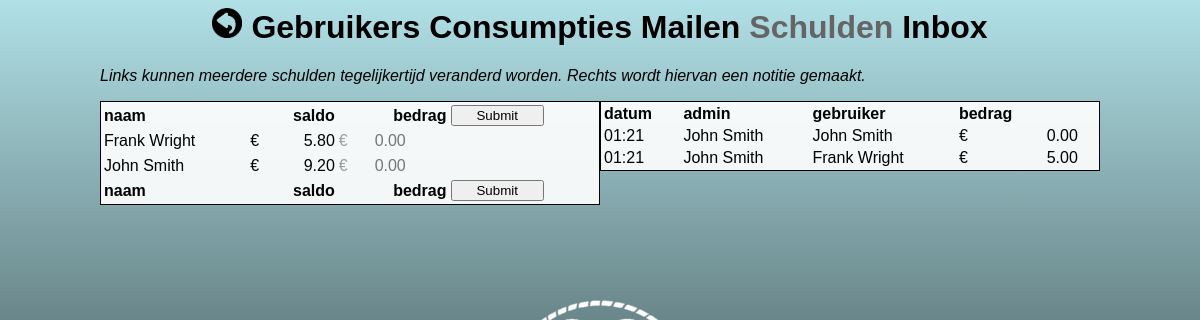
The app's page /StreepApp/debtList.php (signed in) with its own data.
### tables this page shows
CREATE TABLE `personalia` (
  `ID` int(255) NOT NULL,
  `name` char(255) NOT NULL,
  `email` varchar(255) NOT NULL,
  `password` varchar(128) NOT NULL DEFAULT 'qwerty123',
  `debt` float NOT NULL,
  `lastused` datetime NOT NULL,
  `isAdmin` tinyint(1) NOT NULL DEFAULT 0,
  `isActive` tinyint(1) NOT NULL DEFAULT 1
);

CREATE TABLE `logs` (
  `ID` int(11) NOT NULL,
  `type` varchar(63) NOT NULL,
  `date` datetime NOT NULL,
  `editor` varchar(127) NOT NULL,
  `subject` int(11) NOT NULL,
  `object` float NOT NULL
);

### StreepApp/lookup.php (called while the page is built, shortened)
<?php
function giveName($ID) {
    include 'connectDB.php';
	$result = mysqli_fetch_array(mysqli_query($conn, "SELECT name FROM personalia WHERE ID = '$ID'"));
	if(isset($result['name'])){
	    return $result['name'];
	}
	else{return "<i><font color='#9D9D9D'>[verwijderd]</i>";}
}
?>

### StreepApp/debtList.php (the view, shortened to what this page needs)
<?php
	include 'IDcheck.php';
	include 'connectDB.php';
	include 'lookup.php';
?>
        <link href="css/instyle.css" rel="stylesheet" type="text/css" media="screen"/>
</head>
<h1><a href="desktop.php"><img src="img/back.png" width="30" height="30" alt=""/></a>
	<a href="custList.php">Gebruikers</a>
   	<a href="prodList.php">Consumpties</a>
    <a href="mail.php"	 >Mailen</a>
    					   Schulden
    <a href="contList.php">Inbox</a>
</h1>
<p><i>Links kunnen meerdere schulden tegelijkertijd veranderd worden. Rechts
wordt hiervan een notitie gemaakt.</i></p>
<table width="50%" style="float: left;">
	<form action='debting.php' style='height:0px;' method="POST">
	<tr>
		<td><b>	naam				</b></td>
        <td></td>
		<td style='text-align:right'><b>	saldo				</b></td>
        <td style='text-align:right'><b> bedrag	 			</b></td>
        <td><b><input type="submit" name="submit"></b></td>
	</tr>
    <?php
        include 'connectDB.php';
        $query = "SELECT * FROM personalia ORDER BY name ASC";
        $result = mysqli_query($conn, $query);
        while($nextup = mysqli_fetch_array($result)){
            echo "
			<tr>
				<td>" 	 . $nextup['name'] . "</td>
				<td>€</td>
				<td style='text-align:right'> " .number_format ( $nextup['debt'], 2) . "</td>
				<td><font color='#9D9D9D'>€<input type='text' name='". $nextup['ID'] ."' placeholder='0.00' style='text-align:right;width:60' ></input></td>
			</tr>";
        }
    ?>
	<tr>
		<td><b>	naam				</b></td>
        <td></td>
		<td style='text-align:right'><b>	saldo				</b></td>
        <td style='text-align:right'><b> bedrag	 			</b></td>
        <td><b><input type="submit" name="submit"></b></td>
	</tr>
    </form>
</table>
<table width="50%" style="float: right;">
	<tr>
		<td><b>	datum				</b></td>
		<td><b>	admin				</b></td>
        <td><b> gebruiker	 		</b></td>
		<td><b> bedrag	 			</b></td>
	</tr>
    <?php
		$counter = 0;
        $result = mysqli_query($conn, "SELECT * FROM logs ORDER BY date DESC");
        while($nextup = mysqli_fetch_array($result) and $counter < 17){
			$counter++;
				if(date('d')==date("d", strtotime($nextup['date']))){	$date = $nextup['date'];$month = addcslashes(translate_names(date('F', strtotime($date))), 'a..zA..Z');$string = "H:i";}
				else{													$date = $nextup['date'];$month = addcslashes(translate_names(date('F', strtotime($date))), 'a..zA..Z');$string = "d $month";}
					echo "
					<tr>
						<td>" 	.  date($string, strtotime($date)) .	 "</td>
						<td>" 	 . giveName($nextup['editor']) . "</td>
						<td>" 	 . giveName($nextup['subject']) . "</td>
						<td>€</td>
						<td>" 	 . number_format ( $nextup['object'], 2) . "</td>
					</tr>";
        }
    ?>
</table>

### StreepApp/css/instyle.css (style rules this page uses)
* { font-family: Arial; }
a:link { color:black;text-decoration: none; }
input[type = submit] { height:21px;width:7em;text-align: center; }
form { height:00px; }
h1 { color:#656565; text-align:center }
table { border: 1px solid black; background:rgba(255,255,255,0.9); }
input[type=text] { background-color:transparent; border: 0px solid; font-size:16px; height:21px; }

### records on screen
personalia: name "Frank Wright", debt "5.80"
personalia: name "John Smith", debt "9.20"
logs: date "01:21", editor.name "John Smith", subject.name "John Smith", object "0.00"
logs: date "01:21", editor.name "John Smith", subject.name "Frank Wright", object "5.00"
